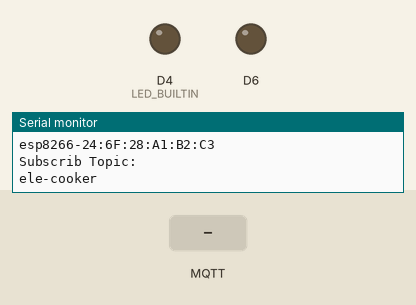
Simulated run of this sketch. Board: ESP8266 (NodeMCU). On the bench: output pins drawn as LEDs (lit = HIGH, except the on-board LED, lit = LOW), the last lines printed to the serial monitor. The test bench sets the inputs (shaded band). WiFi joins after 1.5 s; servers stay silent unless stated; no MQTT or app messages arrive unless stated.

Above: at 3.2 s.
3.3 s: MQTT message "1" arrives on the first subscribed topic
At 3.8 s:
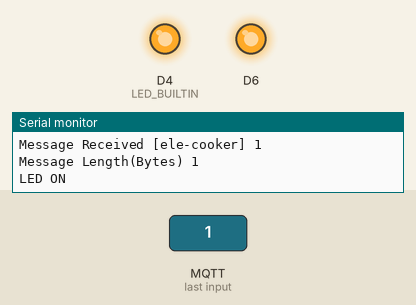
4.8 s: MQTT message "0" arrives on the first subscribed topic
At 6.1 s:
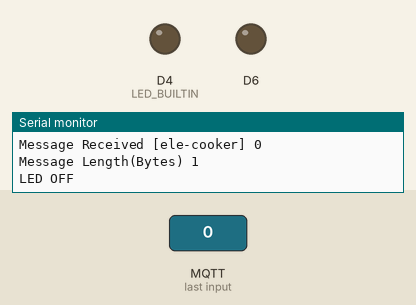
Timing chart, 0 to 7.8 s (numbered marks = the images above; inputs shaded):
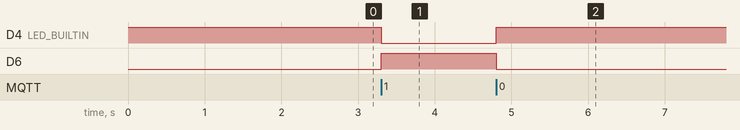

The sketch:

mqtt_subscribe.ino
```cpp
#include <ESP8266WiFi.h>
#include <PubSubClient.h>

// 设置wifi接入信息(请根据您的WiFi信息进行修改)
const char* ssid = "Redmi 9A";
const char* password = "123456789wm";
const char* mqttServer = "broker.emqx.io";


WiFiClient wifiClient;
PubSubClient mqttClient(wifiClient);

void setup() {
  pinMode(LED_BUILTIN, OUTPUT);
  // 设置板上LED引脚为输出模式
  pinMode(D6,OUTPUT);
  digitalWrite(LED_BUILTIN, HIGH);  // 启动后关闭板上LED

  Serial.begin(115200);               // 启动串口通讯

  //设置ESP8266工作模式为无线终端模式
  WiFi.mode(WIFI_STA);

  // 连接WiFi
  connectWifi();

  // 设置MQTT服务器和端口号
  mqttClient.setServer(mqttServer, 1883);
  // 设置MQTT订阅回调函数
  mqttClient.setCallback(receiveCallback);

  // 连接MQTT服务器
  connectMQTTserver();
}

void loop() {
  if (mqttClient.connected()) { // 如果开发板成功连接服务器
    mqttClient.loop();          // 处理信息以及心跳
  } else {                      // 如果开发板未能成功连接服务器
    connectMQTTserver();        // 则尝试连接服务器
  }
}

// 连接MQTT服务器并订阅信息
void connectMQTTserver(){
  // 根据ESP8266的MAC地址生成客户端ID（避免与其它ESP8266的客户端ID重名）
  String clientId = "esp8266-" + WiFi.macAddress();

  // 连接MQTT服务器
  if (mqttClient.connect(clientId.c_str())) {
    Serial.println("MQTT Server Connected.");
    Serial.println("Server Address:");
    Serial.println(mqttServer);
    Serial.println("ClientId: ");
    Serial.println(clientId);
    subscribeTopic(); // 订阅指定主题
  } else {
    Serial.print("MQTT Server Connect Failed. Client State:");
    Serial.println(mqttClient.state());
    delay(5000);
  }
}

// 收到信息后的回调函数
void receiveCallback(char* topic, byte* payload, unsigned int length) {
  Serial.print("Message Received [");
  Serial.print(topic);
  Serial.print("] ");
  for (int i = 0; i < length; i++) {
    Serial.print((char)payload[i]);
  }
  Serial.println("");
  Serial.print("Message Length(Bytes) ");
  Serial.println(length);

  if ((char)payload[0] == '1') {     // 如果收到的信息以“1”为开始
    digitalWrite(BUILTIN_LED, LOW);  // 则点亮LED。
    digitalWrite(D6, HIGH);
    Serial.println("LED ON");
  } else {
    digitalWrite(BUILTIN_LED, HIGH); // 否则熄灭LED。
    digitalWrite(D6, LOW);
    Serial.println("LED OFF");
  }
}

// 订阅指定主题
void subscribeTopic(){


  String topicString = "ele-cooker";
  char subTopic[topicString.length() + 1];
  strcpy(subTopic, topicString.c_str());

  // 通过串口监视器输出是否成功订阅主题以及订阅的主题名称
  if(mqttClient.subscribe(subTopic)){
    Serial.println("Subscrib Topic:");
    Serial.println(subTopic);
  } else {
    Serial.print("Subscribe Fail...");
  }
}

// ESP8266连接wifi
void connectWifi(){

  WiFi.begin(ssid, password);

  //等待WiFi连接,成功连接后输出成功信息
  while (WiFi.status() != WL_CONNECTED) {
    delay(1000);
    Serial.print(".");
  }
  Serial.println("");
  Serial.println("WiFi Connected!");
  Serial.println("");
}
```

Measured:
- after the input at 3.3 s, D4 (LED_BUILTIN): HIGH → LOW at once; D6: LOW → HIGH at once
- after the input at 4.8 s, D4 (LED_BUILTIN): LOW → HIGH at once; D6: HIGH → LOW at once
